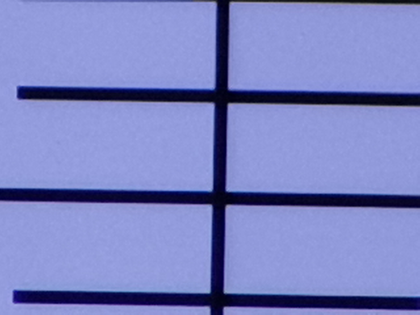
%> input picture After IBG/histogram examples/IBG PNG Photos/IMG_1.png, 420 x 315 px, shrunk from 3264 x 2448 before the run
$ octave histogram_ibg_png.m   (GNU Octave 9; MATLAB toolbox functions it lacks are replaced by stand-ins)
%> lines starting %> are read from the running program, lines starting %| are printed output that depends on the picture
### After IBG/histogram examples/IBG PNG Photos/histogram_extracted.m
function y = histogram_extracted(im,name)
% make a function with input rgb image and the name of the image for plot

    gray_scaled = rgb2gray(im); % gray scale transition

    % my own histogram extracting method (ZOY)
    L = 256; % the gray scale length
    h = zeros(1,L);  % histogram array creation
    [r , c] = size(gray_scaled); % size of the image extraction

    for i = 1 : r % for loop for rows
        for j = 1 : c % for loop for columns

            px = gray_scaled(i, j); % extracting of pixel value
            h(px + 1) = h(px + 1) + 1; % filling the histogram array

        end
    end

    % built-in image histogram maker
    [counts, gLevels] = imhist(gray_scaled);


    y = figure('Position', get(0, 'Screensize')); % make the plot full screen
    sgtitle(name); % title of the plot

    subplot(221); % create subplot
    imshow(im); % fill the first subplot
    title("Imput Image"); % subplot title

    subplot(222);
    imshow(gray_scaled); % fill the second subplot
    title("Gray Scale Image"); % subplot title

    subplot(223);
    bar(gLevels, counts); % fill the third subplot
    xlim([0, max(gLevels)]); % x and y axis limits
    ylim([0, max(counts)])
    subtitle("Built-In Histogram Maker"); % subplot title

    subplot(224);
    stem(h,"*"); % fill the last subplot
    xlim([0, max(gLevels)]); % x and y axis limits
    ylim([0, max(counts)])
    subtitle("My Histogram Maker"); % subplot title

end

### After IBG/histogram examples/IBG PNG Photos/histogram_ibg_png.m
clc
close all
clear all

im1 = imread("IMG_1.png"); % read image
%> im1 is the input picture: size 315x420x3 uint8; mean R, G, B 123.9, 131.5, 193.6
saveas(histogram_extracted(im1,"img 1.png") ,"h_Result_IMG_1.png"); % call the function and save the results as a .png file
%> in histogram_extracted, `gray_scaled = rgb2gray(im);`:
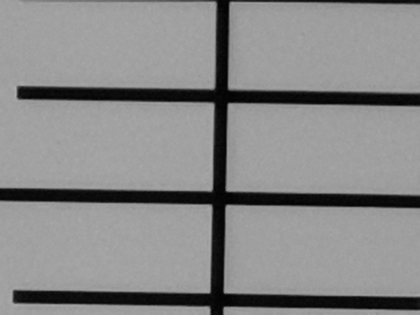
%> gray_scaled: size 315x420 uint8; min 2, max 174, mean 136.5
%> after the loop in histogram_extracted, `for i = 1 : r`: h = 256 values, max 16391 at index 161, min 0 at index 1, mean 516.8
%> in histogram_extracted, `[counts, gLevels] = imhist(gray_scaled);`: counts has the same summary as h; gLevels = 256 values from 0 to 255
%> in histogram_extracted, `ylim([0, max(counts)])`:
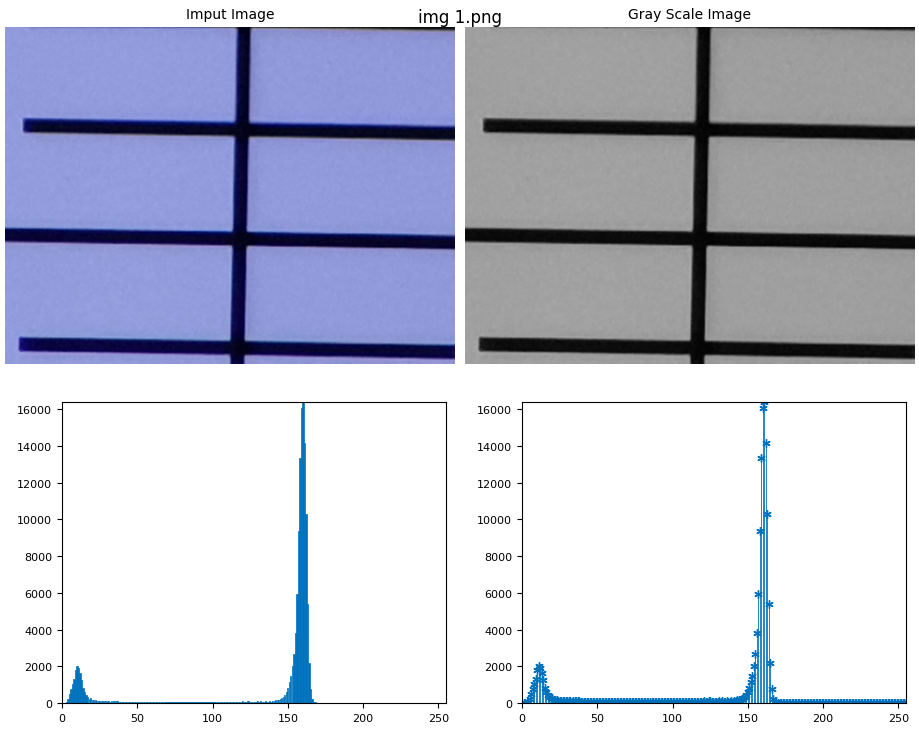
%> figure redrawn from the program's plot data, 4 panels

im2 = imread("IMG_2.png");
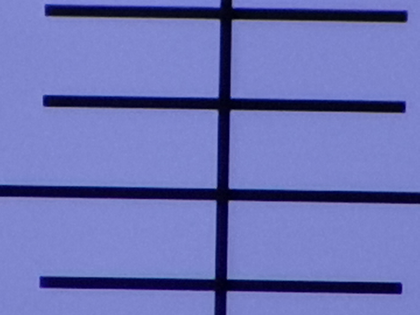
%> input picture After IBG/histogram examples/IBG PNG Photos/IMG_2.png, 420 x 315 px, shrunk from 3264 x 2448 before the run
%> im2 is the input picture: size 315x420x3 uint8; mean R, G, B 107.2, 113.9, 181.5
saveas(histogram_extracted(im2, "img 2.png"),"h_Result_IMG_2.png");
%> call 2 of histogram_extracted, with name = 'img 2.png'
%> in histogram_extracted (call 2), `gray_scaled = rgb2gray(im);`:
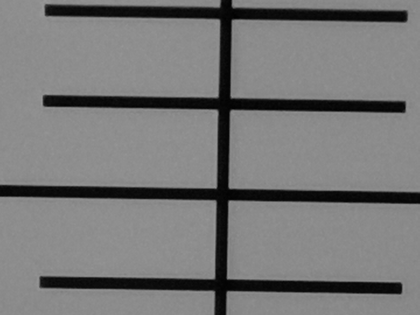
%> gray_scaled: size 315x420 uint8; min 1, max 153, mean 119.7
%> after the loop in histogram_extracted (call 2), `for i = 1 : r`: h = 256 values, max 17223 at index 141, min 0 at index 1, mean 516.8
%> in histogram_extracted (call 2), `[counts, gLevels] = imhist(gray_scaled);`: counts has the same summary as h

im3 = imread("IMG_3.png");
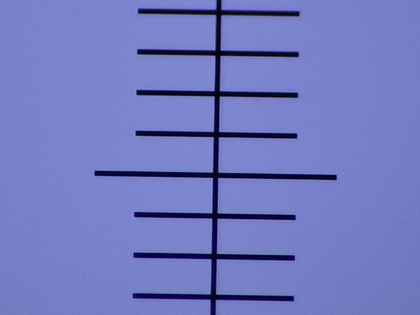
%> input picture After IBG/histogram examples/IBG PNG Photos/IMG_3.png, 420 x 315 px, shrunk from 3264 x 2448 before the run
%> im3 is the input picture: size 315x420x3 uint8; mean R, G, B 113.4, 121.6, 191.8
saveas(histogram_extracted(im3, "img 3.png"),"h_Result_IMG_3.png");
%> call 3 of histogram_extracted, with name = 'img 3.png'
%> in histogram_extracted (call 3), `gray_scaled = rgb2gray(im);`:
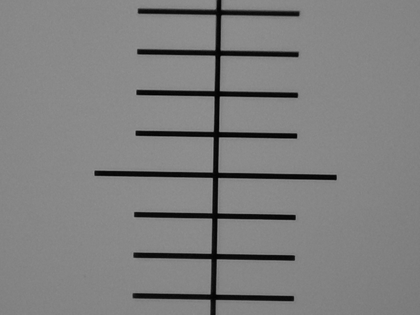
%> gray_scaled: size 315x420 uint8; min 1, max 156, mean 127.2
%> after the loop in histogram_extracted (call 3), `for i = 1 : r`: h = 256 values, max 13767 at index 137, min 0 at index 1, mean 516.8
%> in histogram_extracted (call 3), `[counts, gLevels] = imhist(gray_scaled);`: counts has the same summary as h
%> in histogram_extracted (call 3), `ylim([0, max(counts)])`:
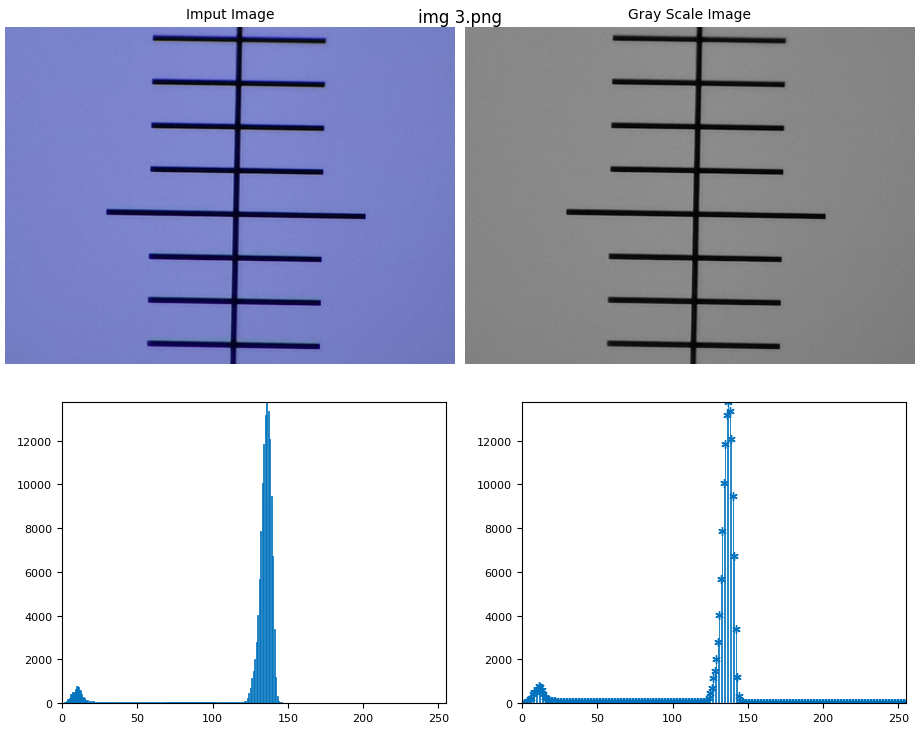
%> figure redrawn from the program's plot data, 4 panels

%> (the run ends here)
